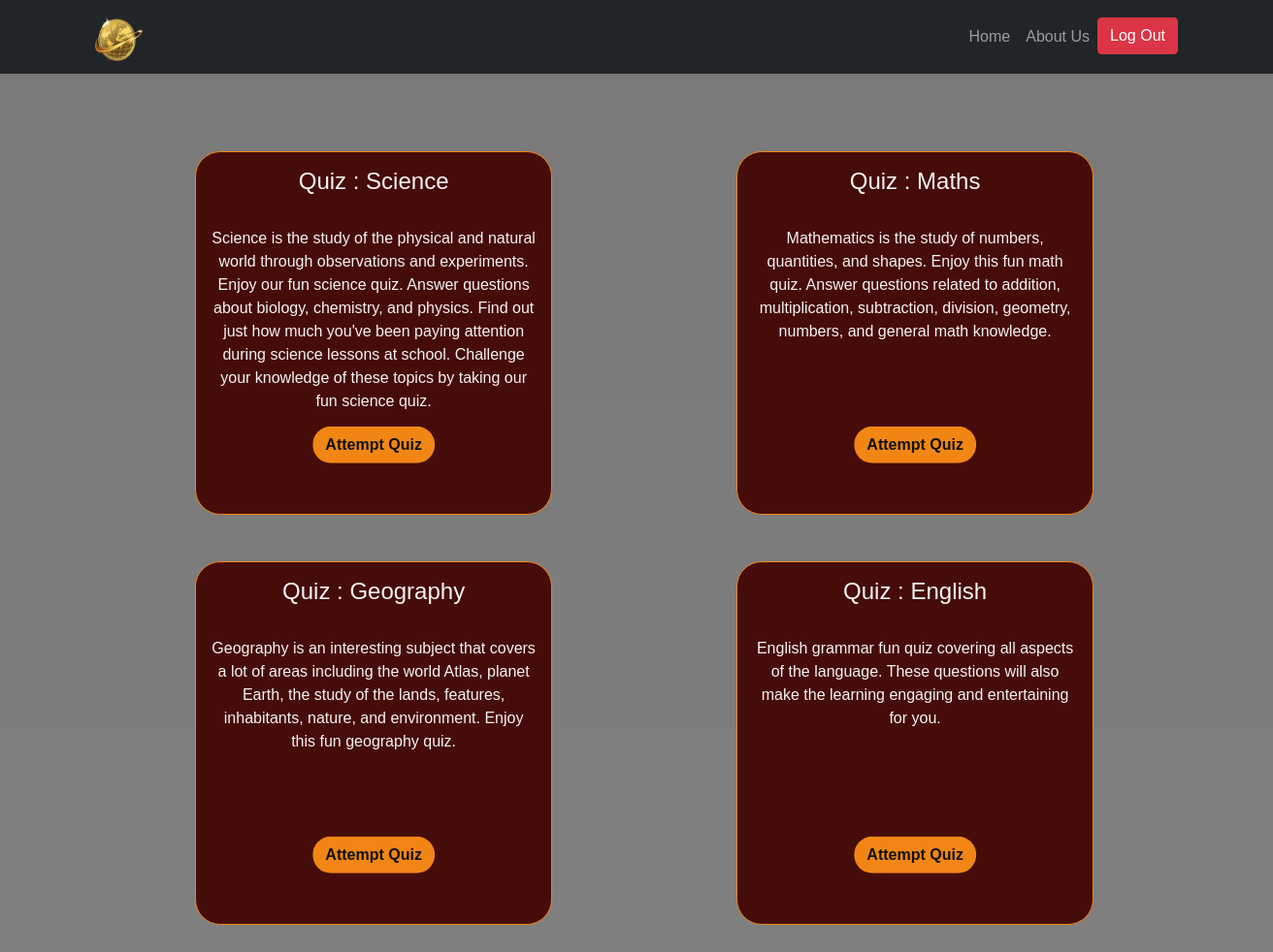
/main/, run on the app's committed database.
### quiz_web/models.py (models this page shows, shortened)
class Quiz(models.Model):
    name = models.CharField(max_length=50)
    desc = models.CharField(max_length=500)
    number_of_questions = models.IntegerField(default=1)
    time = models.IntegerField(help_text="Duration of the quiz in seconds", default="1")

### quiz_web/views.py (the view)
# urls.py: path("main/",views.main, name="main"),
def main(request):
    quiz = Quiz.objects.all()
    para = {'quiz' : quiz}
    return render(request, 'quiz_web/main.html', para )

### quiz_web/Templates/quiz_web/main.html (shortened to what this page needs)
{% extends 'quiz_web/base.html' %}
{% load static %}
{% block body %}
<body>
<br><br><br>
<div style="margin-left: 13.5%;" class="container">
  <div class="container mx-auto mt-2">
    <div class="row">
      {% for i in quiz %}
      <div class="col-md-6">
        <div class="card" style="width: 23rem;">
          <div class="card-body text-center">
            <h4 class="card-title" style="text-align: center;">Quiz : {{i.name}}</h4>
            <br>
            <p class="card-text">{{i.desc}}</p>
            <br>
            <button data-bs-target="#exampleModal" data-bs-toggle="modal" data-time="{{i.time}}"
              data-questions="{{i.number_of_questions}}" data-name="{{i.name}}" data-id="{{i.id}}" id="btn"
              style="justify-content: center;" class="btn attempt mr-2 modal-button">
              Attempt Quiz</button>
          </div>
        </div>
      </div>
      {% endfor %}
    </div>
  </div>
</div>
</body>
{% endblock %}

### quiz_web/Templates/quiz_web/base.html (shortened to what this page needs)
<!DOCTYPE html>
<html lang="en">
<head>
  <link href="https://cdn.jsdelivr.net/npm/bootstrap@5.1.3/dist/css/bootstrap.min.css" rel="stylesheet">
</head>
{%load static%}
<body>
<nav class="navbar navbar-expand-lg navbar-dark bg-dark static-top">
  <div class="container">
    <a class="navbar-brand" href="#">
      <img src="{%static 'Image/Logo.png'%}" width="50" height="50">
    </a>
    <div class="collapse navbar-collapse" id="navbarSupportedContent">
      <ul class="navbar-nav ms-auto">
        <li class="nav-item">
          <a class="nav-link " aria-current="page" href="{%url 'main'%}">Home</a>
        </li>
        <li class="nav-item">
          <a class="nav-link" href="{%url 'about_us'%}">About Us</a>
        </li>
        <li class="nav-item">
          <a href="{%url 'logout'%}" class="btn btn-danger">Log Out</a>
        </li>
      </ul>
    </div>
  </div>
</nav>
{% block body %}
{% endblock %}
</body>
</html>

### data on the page
Quiz: name "Science", desc "Science is the study of the physical and natural world through observations and experiments. Enjoy our fun science quiz. Answer questions about biology, chemistry, and physics. Find out just how much you've been paying attention during science lessons at school. Challenge your knowledge of these topics by taking our fun science quiz."
Quiz: name "Maths", desc "Mathematics is the study of numbers, quantities, and shapes. Enjoy this fun math quiz. Answer questions related to addition, multiplication, subtraction, division, geometry, numbers, and general math knowledge."
Quiz: name "Geography", desc "Geography is an interesting subject that covers a lot of areas including the world Atlas, planet Earth, the study of the lands, features, inhabitants, nature, and environment. Enjoy this fun geography quiz."
Quiz: name "English", desc "English grammar fun quiz covering all aspects of the language. These questions will also make the learning engaging and entertaining for you."
